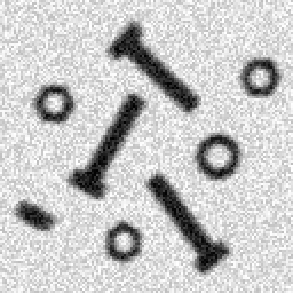
%> input picture Aula 7/porcas.png, 293 x 293 px
$ octave Aula7.m   (GNU Octave 9; MATLAB toolbox functions it lacks are replaced by stand-ins)
%> lines starting %> are read from the running program, lines starting %| are printed output that depends on the picture; in (x1, y1, x2, y2) boxes, pixels count from 0 and x2, y2 are one past the last pixel; in counts of white or black regions, pixels touching at a corner belong together; the program's own positions count from 1
%% TemplateCodeSVPI -------------------------------------------------------
% Name:       Miguel Oliveira
% Num. Mec:   .....
% Date:       2020

%% Initial configurations
clc % Clear all text from command window
close all % Close all figures previously opened
clear % Clear previous environment variables
%addpath('../lib') % Update yout matlab path (the folder must exist)

list_of_exercises = { %Add, comment or uncomment at will
 % 'Ex1'
%   'Ex5'
%   'Ex6'
%   'Ex7'
%   'Ex10'
   'Ex11'  %Tenho uma asneira que não consigo detetar
%   'Ex3'
%   'Ex4'
%   'Ex9'
  }; %Defines the exercise to be executed (one or more at a time).


%% Ex1a -------------------------------------------------------------------

exercise = 'Ex1'; % Define the name of the current exercise
if ismember(exercise, list_of_exercises) %... if exer. in list_of_exercises
  disp(['Executing ' exercise ':'])
  clearvars -except list_of_exercises % Delete all previously declared vars

  A=im2double(imread('Manycoins.png'));
  A=A>0.18;
  figure()


  subplot(3,1,1)
  imshow(A)
%
%   Aeroded=bwmorph(A,'erode',1);
%   subplot(3,1,2);
%   imshow(Aeroded);

  Adilate=bwmorph(A,'dilate',1);

  subplot(3,1,3);
  imshow(Adilate);
  num_white_original=nnz(A);

  for i=1:400
      Aeroded=bwmorph(A,'erode',1);
      subplot(3,1,2);
      imshow(Aeroded);
      num_white=nnz(Aeroded);
      title(['Aeroded' num2str(num_white)]);

       if num_white <num_white_original
           break
       end
       pause(1)


  end


end


%% Ex5 -------------------------------------------------------------------

exercise = 'Ex5'; % Define the name of the current exercise
if ismember(exercise, list_of_exercises) %... if exer. in list_of_exercises
  disp(['Executing ' exercise ':'])
  clearvars -except list_of_exercises % Delete all previously declared vars

  A=rand(300,300)>0.995;
  imshow(A)

  SE=strel('diamond',8);
  B=imdilate(A,SE);
  imshow(B)


end


%% Ex6 -------------------------------------------------------------------

exercise = 'Ex6'; % Define the name of the current exercise
if ismember(exercise, list_of_exercises) %... if exer. in list_of_exercises
  disp(['Executing ' exercise ':'])
  clearvars -except list_of_exercises % Delete all previously declared vars

  A=im2double(imread('pcb2.png'));
  A=im2bw(A);
  imshow(A)

%compute skeleton

B=bwmorph(A,'skel',inf);
figure()
imshow(B)
hold on
pause(0.2)


%detect crosses
H=[0 1 0; 1 1 1; 0 1 0];
M=~H;

Mcrosses=bwhitmiss(B,H,M);
[ys xs]=find(Mcrosses);

plot(xs,ys,'*g','MarkerSize',15)
hold on

%Detect intersections
H=[0 0 0; 1 1 1; 0 1 0];
M=~H;


for i=1:4
    H=rot90(H,1);
    M=~H;

Mint=bwhitmiss(B,H,M);
[ys xs]=find(Mint)
plot(xs,ys,'*r','MarkerSize',15)


end

end


%% Ex7 -------------------------------------------------------------------

exercise = 'Ex7'; % Define the name of the current exercise
if ismember(exercise, list_of_exercises) %... if exer. in list_of_exercises
  disp(['Executing ' exercise ':'])
  clearvars -except list_of_exercises % Delete all previously declared vars

  A=im2double(imread('pcb.png'));
  A=im2bw(A,0.5);
  imshow(A)
  title('Original')
  pause(0.4)

  %usar shrink para separar os objetos sólidos dos não sólidos

  B=bwmorph(A,'shrink',inf);
  figure
  imshow(B)
  title('Shrink')


  %Detetar pontos bracos isolados para separa os objetos sólidos

  F=[1 1 1; 1 -8 1; 1 1 1];
  R=filter2(F,B);
  Miso=R==-8;
  [ys xs]= find(Miso);
  figure(1); hold on;
  pause(0.5)
  plot(xs,ys,'*r');

  %Dilatação para obter uma imagem para "descontar" os furos das imagens


  SE=strel('disk',8);
  Mfuros=~imdilate(Miso,SE);
  figure();hold on;
  pause(0.5)
  imshow(Mfuros)

  %subtração dos furos
  C=and(A,Mfuros);
  figure(); hold on;
  pause(0.5)
  imshow(C)
  title('Sem furos')


end


%% Ex10 -------------------------------------------------------------------


exercise = 'Ex10'; % Define the name of the current exercise
if ismember(exercise, list_of_exercises) %... if exer. in list_of_exercises
  disp(['Executing ' exercise ':'])
  clearvars -except list_of_exercises % Delete all previously declared vars
  A=im2double(imread('porcas.png'));
  A=~im2bw(A);
  imshow(A);

  B=imfill(A,'holes');
  figure;
  imshow(B)


end


%% Ex10 -------------------------------------------------------------------


exercise = 'Ex11'; % Define the name of the current exercise
if ismember(exercise, list_of_exercises) %... if exer. in list_of_exercises
  disp(['Executing ' exercise ':'])
  clearvars -except list_of_exercises % Delete all previously declared vars


  A=im2double(imread('porcas.png'));
%> A: size 293x293 double; min 0, max 1, mean 0.78
  t=graythresh(A);
%> t = 0.565
  A=~(A>t);%~im2bw(A);
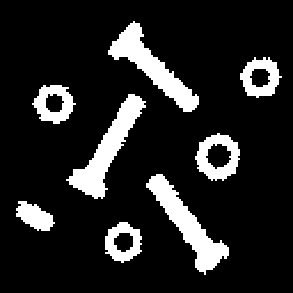
%> A: size 293x293 logical; 13.8% white; 8 white regions, largest, box (x1, y1, x2, y2) and area: (66, 94, 146, 199) 2470, (146, 174, 229, 275) 2417, (108, 21, 199, 112) 2381
  imshow(A)

  %Calcular o shrink
  B=bwmorph(A,'shrink',inf);
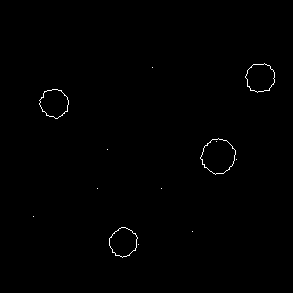
%> B: size 293x293 logical; 0.45% white in thin lines or dots, all inside (x1, y1, x2, y2) = (33, 63, 275, 258)
  figure()
  imshow(B)

  F=[1 1 1; 1 -8 1; 1 1 1];
  Miso=filter2(F,B)==-8;
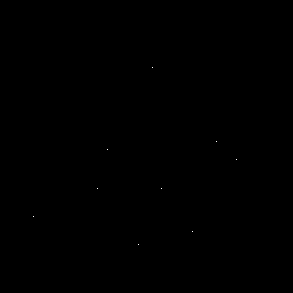
%> Miso: size 293x293 logical; 0.01% white in thin lines or dots, all inside (x1, y1, x2, y2) = (33, 67, 237, 245)
  figure()
  imshow(Miso)


  Msolidos=imreconstruct(Miso,A);
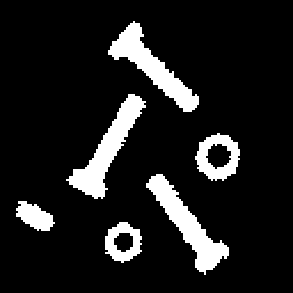
%> Msolidos: size 293x293 logical; 11.6% white; 6 white regions, box (x1, y1, x2, y2) and area: (66, 94, 146, 199) 2470, (146, 174, 229, 275) 2417, (108, 21, 199, 112) 2381, (195, 133, 240, 181) 1148, (105, 222, 142, 263) 839, (16, 201, 55, 231) 709
  figure;
  imshow(Msolidos)
  pause(0.5); title('M solidos')


  [ys xs]=find(Miso);
%> ys = [217; 189; 150; 245; 68; 189; 232; 142; 160]; xs = [34; 98; 108; 139; 153; 162; 193; 217; 237]
  hold on;
  plot(xs,ys,'--b')
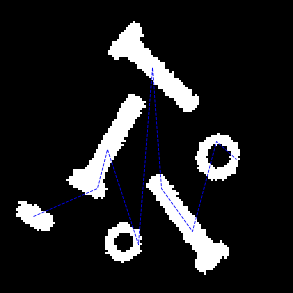
%> figure redrawn from the program's plot data; its title reads 'M solidos'


  Marker_nao_solidos=logical(B-Miso);
%> Marker_nao_solidos: size 293x293 logical; 0.44% white in thin lines or dots, all inside (x1, y1, x2, y2) = (39, 63, 275, 258)
  Mnao_solidos=imreconstruct(Marker_nao_solidos,A);
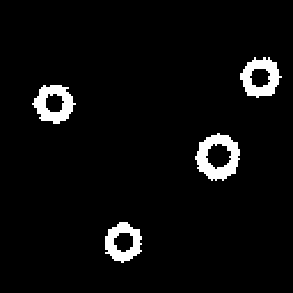
%> Mnao_solidos: size 293x293 logical; 4.5% white; 4 white regions, box (x1, y1, x2, y2) and area: (195, 133, 240, 181) 1148, (32, 85, 76, 124) 938, (240, 57, 282, 98) 934, (105, 222, 142, 263) 839
  figure;
  imshow(Mnao_solidos)
  pause(0.5);title('M nao solidos')


  [ys xs]=find(Marker_nao_solidos);
%> ys = 374 values from 64 to 258; xs = 374 values from 40 to 275
  hold on;
  plot(xs,ys,'.-b')
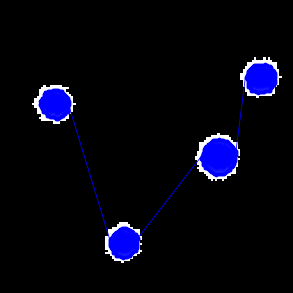
%> figure redrawn from the program's plot data; its title reads 'M nao solidos'


end


%% Ex3 -------------------------------------------------------------------
exercise = 'Ex3'; % Define the name of the current exercise
if ismember(exercise, list_of_exercises) %... if exer. in list_of_exercises
  disp(['Executing ' exercise ':'])
  clearvars -except list_of_exercises % Delete all previously declared vars

  img = im2double(imread('Manycoins.png'));

  BW = imbinarize(img,0.18);
  tot = sum(sum(BW));

  closedImage = bwmorph(BW, 'close');
  pixeisComum = (BW == 1) & (closedImage == 1);
  comC = sum(sum(pixeisComum));

  opennedImage = bwmorph(BW, 'open');
  pixeisComum = (BW == 1) & (opennedImage == 1);
  comO = sum(sum(pixeisComum));

  subplot(1,3,1)
  imshow(BW)
  title('A')
  xlabel(sprintf('%d pixeis brancos', tot));

  subplot(1,3,2)
  imshow(closedImage)
  title('Close')
  xlabel(sprintf('%d pixeis brancos', comC));

  subplot(1,3,3)
  imshow(opennedImage)
  title('Open')
  xlabel(sprintf('%d pixeis brancos', comO));

end

%% Ex4 -------------------------------------------------------------------

exercise = 'Ex4'; % Define the name of the current exercise
if ismember(exercise, list_of_exercises) %... if exer. in list_of_exercises
  disp(['Executing ' exercise ':'])
  clearvars -except list_of_exercises % Delete all previously declared vars

  nlinhas = 300; ncolunas = 300;
  img = zeros(nlinhas,ncolunas);

  % criar pixeis brancos
  for linha = 10:20:nlinhas
      for coluna = 10:20:ncolunas
          img(linha,coluna) = 1;
      end
  end

  % Elemento estruturante
  SE1 = ones(1,10);
  B = imdilate(img,SE1);

  subplot(1,2,1)
  imshow(img)
  title('Original')
  subplot(1,2,2)
  imshow(B)

end

%% Ex9 -------------------------------------------------------------------
exercise = 'Ex9'; % Define the name of the current exercise
if ismember(exercise, list_of_exercises) %... if exer. in list_of_exercises
  disp(['Executing ' exercise ':'])
  clearvars -except list_of_exercises % Delete all previously declared vars

  img = rgb2gray(im2double(imread('pcb_holes.png')));
  A = ~(imbinarize(img,0.5)); % temos que inverter a imagem para os furos estarem a branco
  figure;
  subplot(1,2,1)
  imshow(A)

  % Pré processamento para remover os furos
  B = bwmorph(A, 'shrink', Inf);
  subplot(1,2,2)
  imshow(B)
  hold on;

  % Deteção de pontos isolados
  F = [1 1 1; 1 -8 1; 1 1 1];
  R = filter2(F,B);
  Miso = (R == -8);
  pts_iso = nnz(Miso)
  figure;
  imshow(Miso)

  figure;
  imshow(~A);
  hold on
  [ys, xs] = find(Miso);
  plot(xs, ys, 'y.', 'MarkerSize', 10)

end
